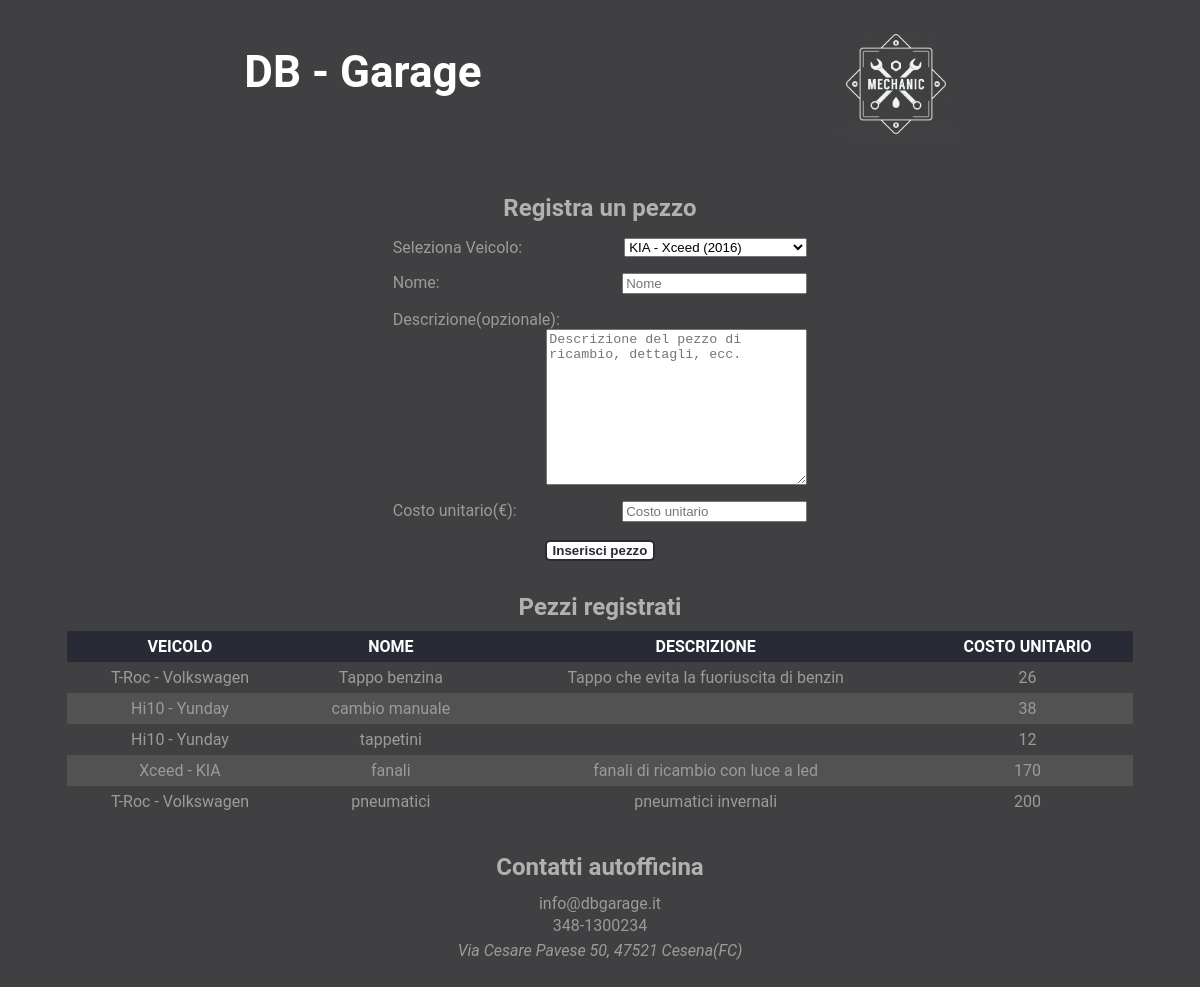
/app-web/gestione_pezzi.php, run on the app's committed database.
### tables this page shows
CREATE TABLE `pezzo_ricambio` (
  `id_pezzo` int(3) NOT NULL,
  `nome` char(20) NOT NULL,
  `targa` varchar(7) NOT NULL,
  `descrizione` char(40) DEFAULT NULL,
  `costo_unitario` int(5) NOT NULL
);

CREATE TABLE `veicolo_usato` (
  `casa_produttrice` char(15) NOT NULL,
  `modello` char(20) NOT NULL,
  `anno_produzione` year(4) NOT NULL,
  `cilindrata` char(10) NOT NULL,
  `km_percorsi` int(6) DEFAULT NULL,
  `targa` varchar(7) NOT NULL
);

### app-web/gestione_pezzi.php (called while the page is built, shortened)
<?php
    require_once 'require.php';
    $SetParameters["titolo"] = "Gestione pezzi";
    $SetParameters["file"] = "nuovo_pezzo.php";
	$SetParameters["veicoli"] = $db->getAllVeicoliUsati();
	$SetParameters["pezzi"] = $db->getAllPieces();
    require("template/base.php");
?>

### app-web/require.php (called while the page is built, shortened)
<?php
require_once("databasegarage.php");
$db = new DatabaseHelper("127.0.0.1", "root", "", "officina", 3306);
$SetParameters["scripts"] = array();
?>

### app-web/databasegarage.php (called while the page is built, shortened)
<?php
class DatabaseHelper {
	private $db;
	public function __construct($servername, $username, $password, $dbname, $port) {
		$this->db = new mysqli($servername, $username, $password, $dbname, $port);
	}
    public function getAllVeicoliUsati(){
        $statement = $this->db->prepare("SELECT * FROM VEICOLO_USATO ");
		$statement->execute();
		$result = $statement->get_result();
		return $result->fetch_all(MYSQLI_ASSOC);
    }
    public function getAllPieces(){
        $statement = $this->db->prepare("SELECT * FROM PEZZO_RICAMBIO ");
        $statement->execute();
		$result = $statement->get_result();
		return $result->fetch_all(MYSQLI_ASSOC);
    }
    public function getVeicoloUsatoSpecifico($targa){
        $statement = $this->db->prepare("SELECT * FROM VEICOLO_USATO WHERE targa = ?");
        $statement->bind_param('s', $targa);
		$statement->execute();
		$result = $statement->get_result();
        $data = $result->fetch_array(MYSQLI_ASSOC);
        return $data["modello"]." - ".$data["casa_produttrice"];
    }
}
?>

### app-web/template/nuovo_pezzo.php (the view)
<section class="grande">
	<h2>Registra un pezzo</h2>
	<form action="#" method="POST">
		<ul>
			<li>
				<label for="pezzoVeicolo"> Seleziona Veicolo: </label>
				<select name="pezzoVeicolo" required>
				<?php foreach($SetParameters["veicoli"] as $veicolo) :?>
					<option value='<?php echo $veicolo["targa"]; ?>'><?php echo $veicolo["casa_produttrice"]." - ".$veicolo["modello"]." (".$veicolo["anno_produzione"].")"?></option>
				<?php endforeach; ?>
				</select>
			</li>
			<li>
				<label for="pezzoNome"> Nome: </label>
				<input type="text" name="pezzoNome" placeholder="Nome" maxlength="20" required>
			</li>
			<li>
				<label for="pezzoDescrizione"> Descrizione(opzionale): </label>
				<textarea name="pezzoDescrizione" id="" cols="30" rows="10" placeholder="Descrizione del pezzo di ricambio, dettagli, ecc."></textarea>
			</li>
			<li>
				<label for="pezzoCosto"> Costo unitario(€): </label>
				<input type="number" step="0.01" name="pezzoCosto" placeholder="Costo unitario" required>
			</li>
		</ul>
		<input type="submit" name="inserisciPezzo"  value="Inserisci pezzo">
	</form>
</section>
<section class="tabelle">
	<h2>Pezzi registrati</h2>
	<table>
		<thead>
			<tr>
				<th>VEICOLO</th><th>NOME</th><th>DESCRIZIONE</th><th>COSTO UNITARIO</th>
			</tr>
		</thead>
		<tbody>
			<?php foreach($SetParameters["pezzi"] as $pezzo) :?>
				<tr class="noform">
					<td><?php echo $db->getVeicoloUsatoSpecifico($pezzo["targa"]); ?></td>
					<td><?php echo $pezzo["nome"]; ?></td>
					<td><?php echo $pezzo["descrizione"]; ?></td>
					<td><?php echo $pezzo["costo_unitario"]; ?></td>
				</tr>
			<?php endforeach; ?>
		</tbody>
	</table>
</section>

### app-web/css/style.css (style rules this page uses)
body { text-align: center; display: flex; flex-direction: column; align-items: center; background-color: rgb(64,64,66); }
h2 { margin: 10px 0; color: rgb(177,177,177); }
ul { padding: 0; list-style-type: none; display: flex; justify-content: space-around; }
form ul { display: flex; flex-direction: column; gap: 2vh; }
form > ul *:not(legend, ul) { float: right; }
form > ul > li label, form fieldset > ul > li > label { float: left; }
table, .l100 { border-spacing: 0; width: 100%; margin: 10px 0; }
td, th { padding: 0.5vw; text-align: center; }
thead tr, caption { background-color: #282A35; color: white; }
tr.noform:nth-child(even), tr:nth-child(4n) { background-color: #7272725c; }
section { margin: 20px 25%; width: 30%; }
section.grande { margin: 20px 15%; width: 35%; }
section.tabelle { margin: 0px 5%; width: 90%; }
input[type="submit"], button:hover { margin: 2px; background-color: white; color: #282A35; border-radius: 5px; font-weight: 600; border: 2px solid #282A35; font-family: sans-serif; }
body { font-family: 'Roboto', 'Gill Sans MT', Calibri, 'Trebuchet MS', sans-serif; color: rgb(155,155,155); }

### data on the page
pezzo_ricambio: targa.casa_produttrice "T-Roc - Volkswagen", nome "Tappo benzina", descrizione "Tappo che evita la fuoriuscita di benzin", costo_unitario "26"
pezzo_ricambio: targa.casa_produttrice "Hi10 - Yunday", nome "cambio manuale", costo_unitario "38"
pezzo_ricambio: targa.casa_produttrice "Hi10 - Yunday", nome "tappetini", costo_unitario "12"
pezzo_ricambio: targa.casa_produttrice "Xceed - KIA", nome "fanali", descrizione "fanali di ricambio con luce a led", costo_unitario "170"
pezzo_ricambio: targa.casa_produttrice "T-Roc - Volkswagen", nome "pneumatici", descrizione "pneumatici invernali", costo_unitario "200"

### other printed values
form field pezzoVeicolo "KIA - Xceed (2016)"
